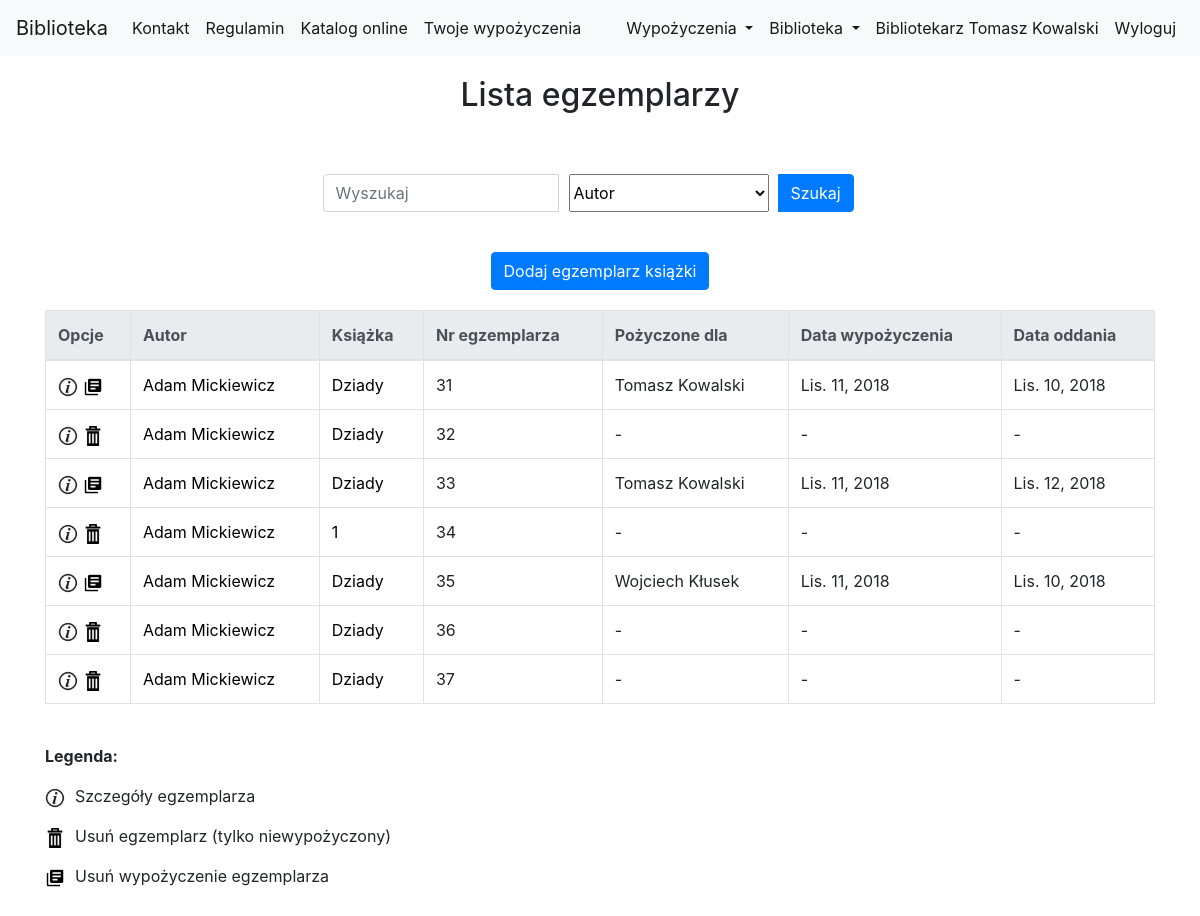
Before: /library/book_copy_list/ (signed in) with the older database file.
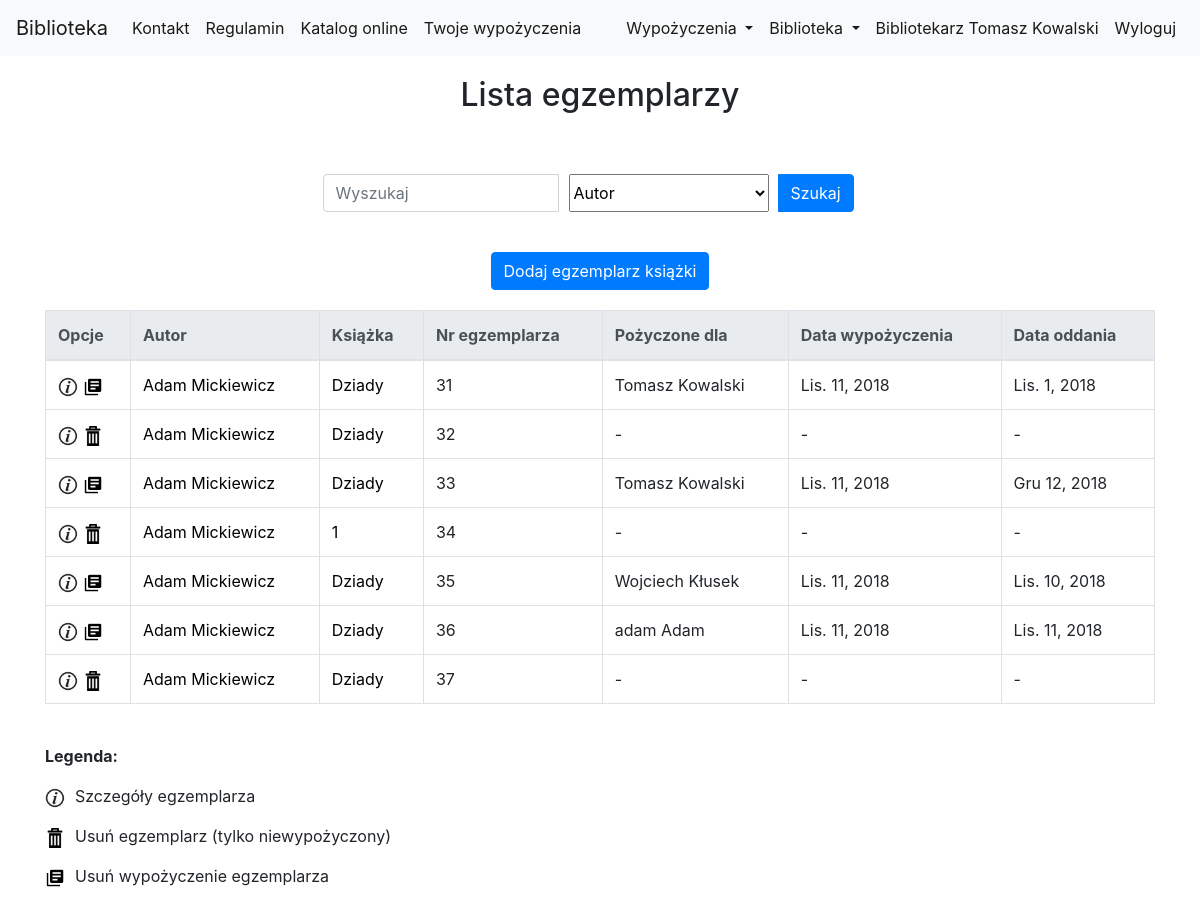
After: the same page with the newer database file.
### library_app/models.py (models this page shows, shortened)
class Borrow(models.Model):
    user = models.ForeignKey(User, verbose_name='Wypożycz dla')
    borrow_librarian = models.ForeignKey(User, related_name="borrow_librarian", verbose_name='Bibliotekarz wypożyczający')
    receive_librarian = models.ForeignKey(User, related_name="receive_librarian", null=True, blank=True, verbose_name='Bibliotekarz odbierający')
    book_copy_id = models.ForeignKey(BookCopy, related_name="borrow_bookcopy", verbose_name='Egzemplarz ksiązki')
    borrow_date = models.DateField(auto_now=True, verbose_name='Data wypożyczenia')
    receive_date = models.DateField(default=datetime.now()+timedelta(days=60), verbose_name='Data oddania')
    is_prolong = models.BooleanField(default=False, verbose_name="Czy prolongowana")
    is_date_exceeded = models.BooleanField(default=False, verbose_name="Czy data oddania przekroczona")

class BookCopy(models.Model):
    book = models.ForeignKey(Book, related_name="bookcopies", verbose_name='Wybierz książkę') #teraz w templatce mozemy z poziomu klasy book odnosic sie do obiektow bookcopy, np {{book.bookcopies.count}} da liczbe kopii ksiazek ktore maja w polu book id danej ksiazki
    is_borrowed = models.BooleanField(default=False)

class Book(models.Model):
    authors = models.ManyToManyField(Author, related_name='book_authors', verbose_name='Autorzy')
    category = models.ForeignKey(Category, related_name='book_categories', verbose_name='Kategoria')
    publishing_house = models.ForeignKey(PublishingHouse, related_name='publishing_houses', verbose_name='Wydawnictwo')
    isbn = models.CharField(max_length=30, unique=True, verbose_name='Numer ISBN')
    title = models.CharField(max_length=200, verbose_name='Tytuł')
    description = models.TextField(blank=True, default='', verbose_name='Opis')
    publish_date = models.DateField(default=datetime.now, blank=True, verbose_name='Data publikacji')
    edition = models.PositiveIntegerField(default=1, verbose_name='Numer wydania')
    image_url = models.URLField(default='', blank=True, null=True, verbose_name='Adres url okładki zakończony rozszerzeniem obrazu')
    add_date = models.DateTimeField(auto_now=True)
    slug = models.SlugField(allow_unicode=True, unique=True)

### library_app/views.py (the view)
class BookCopyListView(generic.ListView):
    model = models.BookCopy
    paginate_by = 10
    def get_queryset(self):
        search_query = self.request.GET.get("search_query")
        search_type = self.request.GET.get("search_type")
        if search_query is not None:
            if search_type == "title":
                return models.BookCopy.objects.all().filter(book__title__icontains=search_query)
            elif search_type == "author":
                authors_result = models.BookCopy.objects.all().filter(book__authors__first_name__icontains=search_query) | models.BookCopy.objects.all().filter(book__authors__last_name__icontains=search_query)
                return authors_result
            elif search_type == "bookcopy_nr":
                return models.BookCopy.objects.all().filter(id__icontains=search_query)
            elif search_type == "isbn":
                return models.BookCopy.objects.all().filter(book__isbn__icontains=search_query)
        else:
            return models.BookCopy.objects.all()

### library_app/templatetags/custom_tags.py (called while the page is built)
@register.simple_tag(name='get_bookcopy_borrow')
def get_bookcopy_borrow(p_book_copy_id):
    borrows = models.Borrow.objects.all().filter(book_copy_id=p_book_copy_id)
    if(borrows.count() == 1):
        return borrows[0]
    else:
        return None

### library_app/templates/library_app/bookcopy_list.html (shortened to what the changed rows need)
{% extends "base.html" %}
{% load static %}
{% load custom_tags %}
{% block body_block %}
<div class="container">
    <div class="page-title">
        <h2>Lista egzemplarzy </h2>
    </div>
        {% if user.is_authenticated and user.is_superuser %}
            <table class="table table-bordered table-hover">
                <thead class="thead-light">
                    <tr>
                        <th scope="col">Opcje</th>
                        <th scope="col">Autor</th>
                        <th scope="col">Książka</th>
                        <th scope="col">Nr egzemplarza</th>
                        <th scope="col">Pożyczone dla</th>
                        <th scope="col">Data wypożyczenia</th>
                        <th scope="col">Data oddania</th>
                    </tr>
                </thead>
                <tbody>
                    {% for bookcopy in bookcopy_list %}
                    {% get_bookcopy_borrow bookcopy.id as book_copy_borrow_obj %}
                    <tr>
                        <td>
                            <a href="{% url 'library_app:bookcopy_detail' pk=bookcopy.pk %}"><img src="{% static 'website_icons/info_ico.png' %}"
                                    alt="Szczegóły" width="20" height="20"></a>
                            {% if bookcopy.is_borrowed == False %}
                            <a href="{% url 'library_app:bookcopy_delete' pk=bookcopy.pk %}"><img src="{% static 'website_icons/del_ico.png' %}"
                                    alt="Usuń" width="20" height="20"></a>
                            {% else %}
                            <a href="{% url 'library_app:borrow_delete' pk=book_copy_borrow_obj.pk %}"><img src="{% static 'website_icons/del_borrow_ico.png' %}"
                                    alt="Usuń wypozyczenie" width="20" height="20"></a>
                            {% endif %}
                        </td>
                        <td>
                            {% for author in bookcopy.book.authors.all %}
                            <a href="{% url 'library_app:author_detail' pk=author.pk %}">{{author.first_name}} {{author.last_name}}</a>
                            {% endfor %}
                        </td>
                        <td><a href="{% url 'library_app:book_detail' pk=bookcopy.book.pk %}">{{bookcopy.book.title}}</a></td>
                        <td><a href="{% url 'library_app:bookcopy_detail' pk=bookcopy.pk %}"></a>{{bookcopy.id}}</a></td>
                        {% if book_copy_borrow_obj %}
                        <td>{{book_copy_borrow_obj.user.get_full_name}}</a></td>
                        <td>{{book_copy_borrow_obj.borrow_date}}</a></td>
                        <td>{{book_copy_borrow_obj.receive_date}}</a></td>
                        {% else %}
                        <td>-</td>
                        <td>-</td>
                        <td>-</td>
                        {% endif %}
                    </tr>
                    {% endfor %}
                </tbody>
            </table>
        {% endif %}
</div>
{% endblock %}

Changed rows visible on the page:
changed Borrow: receive_date "Lis. 10, 2018" → "Lis. 1, 2018"
changed Borrow: receive_date "Lis. 12, 2018" → "Gru 12, 2018"
changed BookCopy id 36: is_borrowed False → True (drawn); is_borrowed: picture added; is_borrowed: picture removed; no longer shows "- - -"
added Borrow: user.get_full_name "adam Adam", borrow_date "Lis. 11, 2018", receive_date "Lis. 11, 2018"
